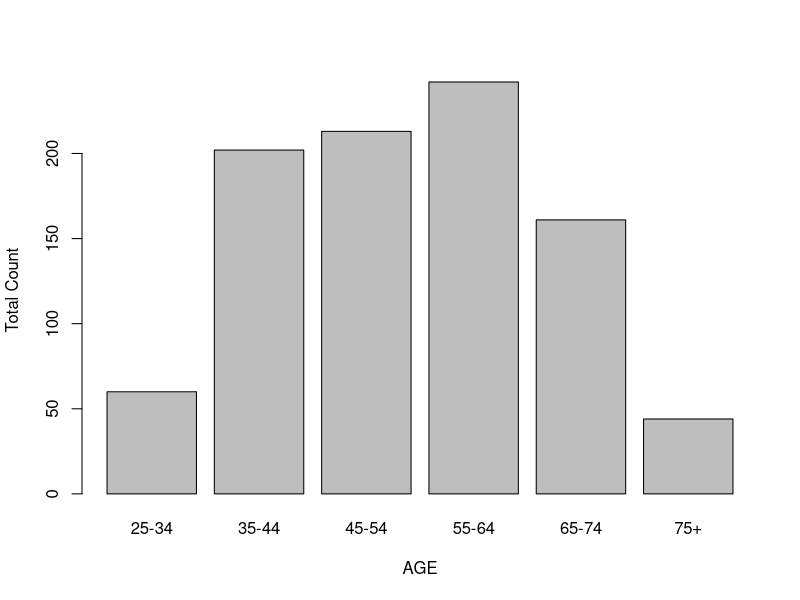
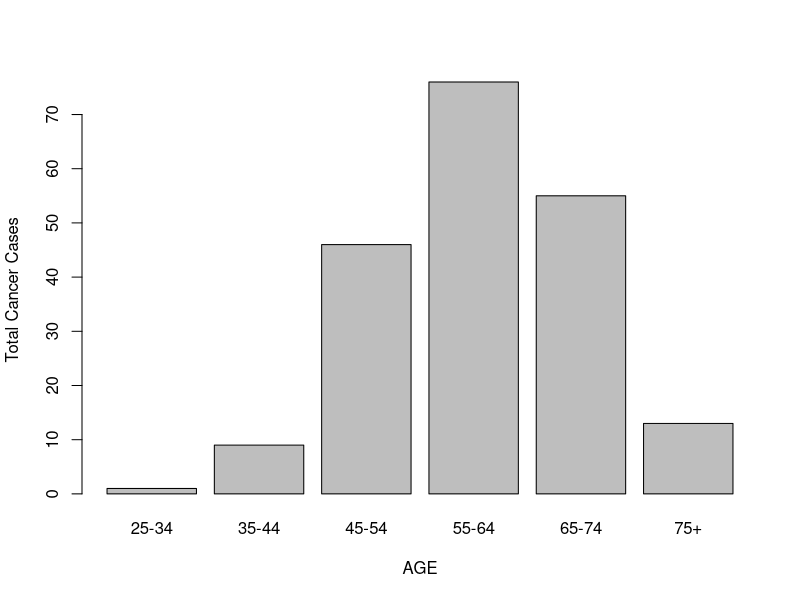
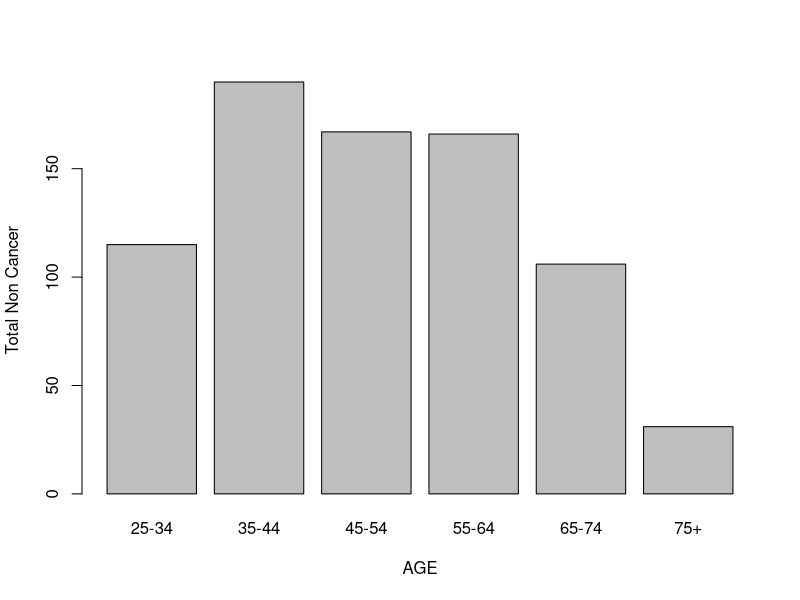
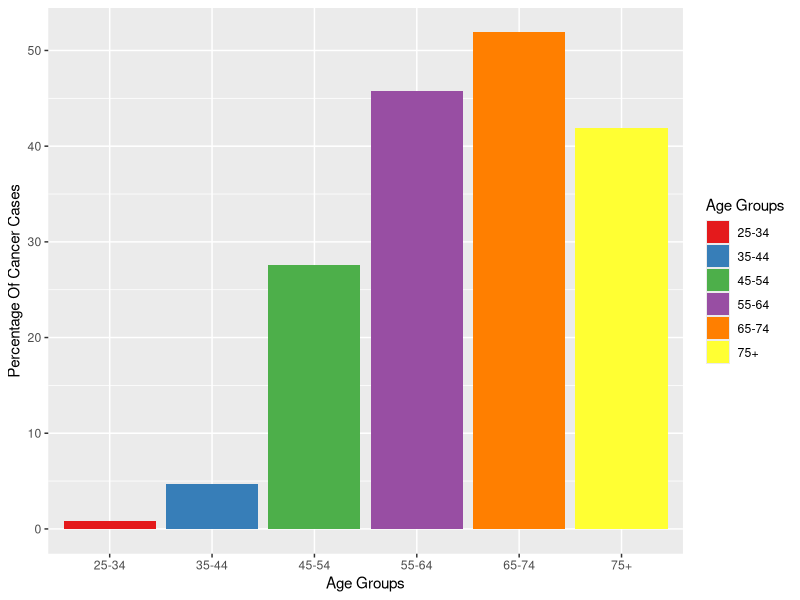
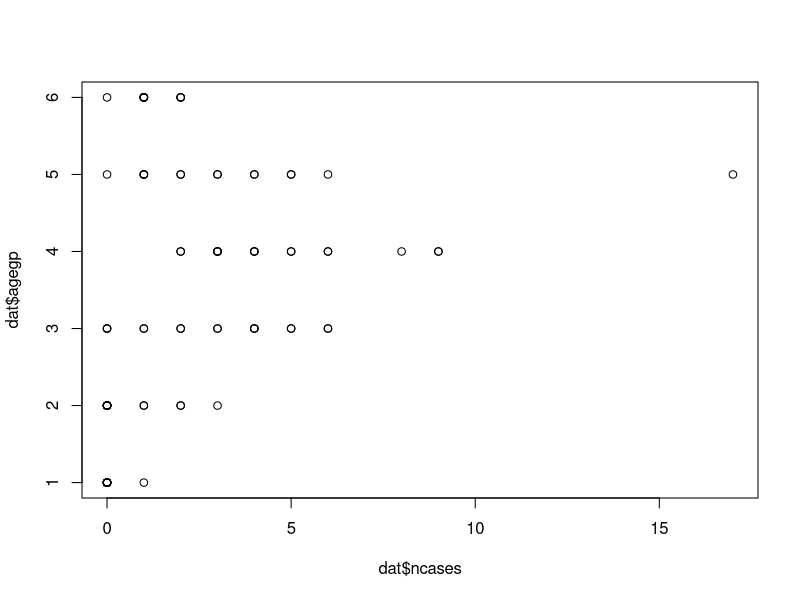
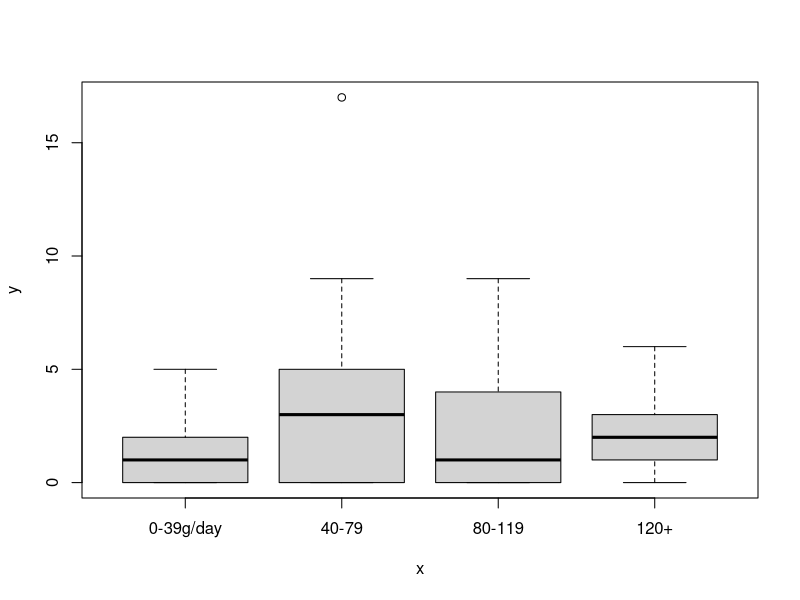
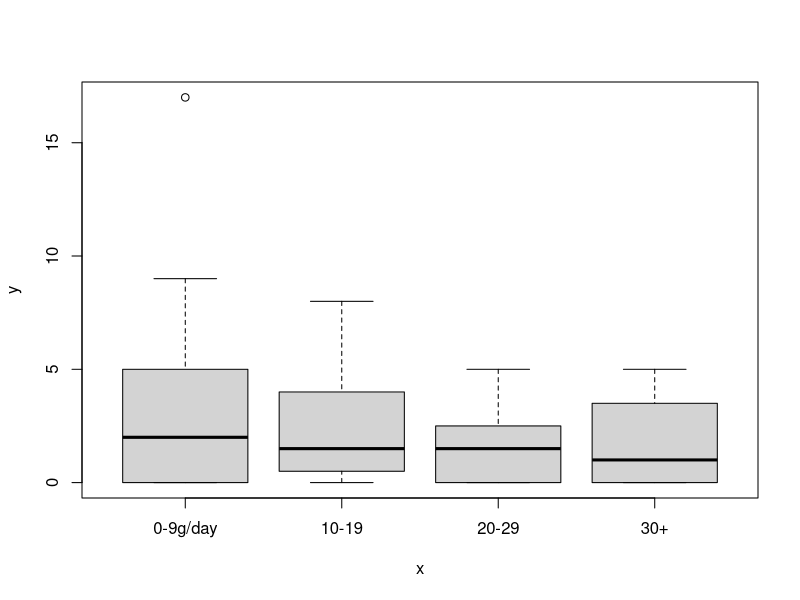
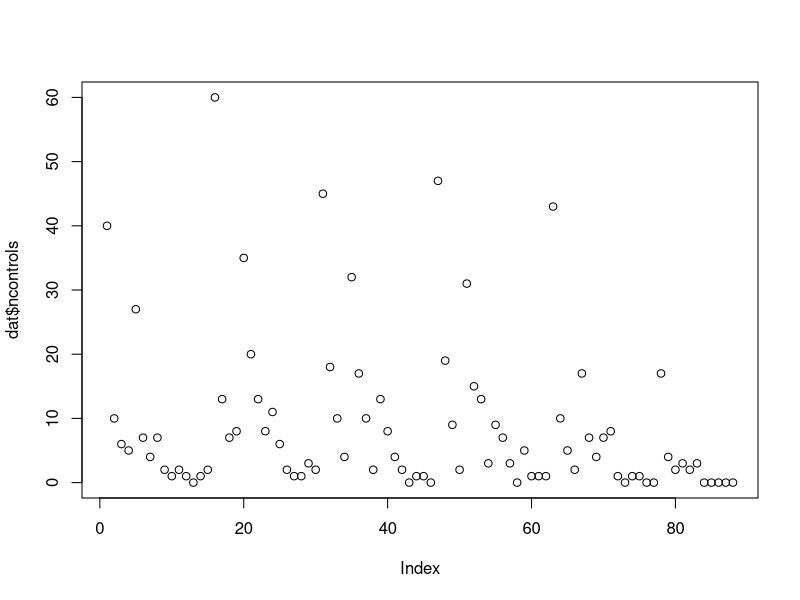

Write R code to recreate these figures, in order.
## ---- chunk 1
knitr::opts_chunk$set(echo = TRUE)
library(tidyverse)
library(ggplot2)
library(dplyr)
options(dplyr.summarise.inform = FALSE)

## ---- chunk 2
dat<-esoph
dat$part <- dat$ncases+dat$ncontrols

## ---- chunk 3

age <- c("25-34", "35-44", "45-54", "55-64", "65-74", "75+")
totalpar <- c(60, 202, 213, 242, 161, 44)

df <- data.frame(age, totalpar)

## ---- chunk 4
b<- barplot(height = totalpar,names.arg = age, xlab = "AGE", ylab = "Total Count" )
b
## ---- chunk 5

#aggregate(dat$ncases, by=list(Category=dat$agegp), FUN=sum)


dat.2<-aggregate(cbind(dat$ncases,dat$ncontrols) ~ dat$agegp, data = dat, FUN = sum, na.rm = TRUE)

names(dat.2)<-c("Age","Cancer","NoCancer")

dat.2

#g<- ggplot(dat.2, aes(x = Age, y = totalpar)) +
 # geom_bar(stat = "identity")
#g


c<-barplot(height = dat.2$Cancer ,names.arg = age, xlab = "AGE", ylab = "Total Cancer Cases" )
d<-barplot(height = dat.2$NoCancer ,names.arg = age, xlab = "AGE", ylab = "Total Non Cancer" )
c
d


## ---- chunk 6

d1<- esoph %>%  group_by(agegp) %>%
    summarise(count = n(), total_cases = sum(ncases), total_controls = sum(ncontrols),
              percentage=total_cases*100/total_controls)


ggplot(d1, aes(x=d1$agegp, y=d1$percentage,fill=d1$agegp)) +
   geom_bar(stat="identity", position = "dodge") +
   scale_fill_brewer(palette ="Set1")+
   labs(x= 'Age Groups', y= 'Percentage Of Cancer Cases')+
   guides(fill=guide_legend(title="Age Groups"))

## ---- chunk 7
#Data <- esoph(c(“ncases”, “alcgp”,”tobgp” )
#relationship <- glm(ncases ~ factor(alcgp) + factor(tobgp) +factor(agegp), data = dat)
#relationship
#Call: glm(formula = ncases ~ factor(alcgp) + factor(tobgp), data = Data)


model1 <- glm(cbind(ncases) ~ agegp + tobgp + alcgp,
              data = esoph, family = gaussian())
anova(model1)



## ---- chunk 8

ageg<- plot (dat$ncases,dat$agegp)

alg <- plot(dat$alcgp,dat$ncases)

tabg<- plot (dat$tobgp,dat$ncases)

## ---- chunk 9

p <- plot(dat$ncontrols)

